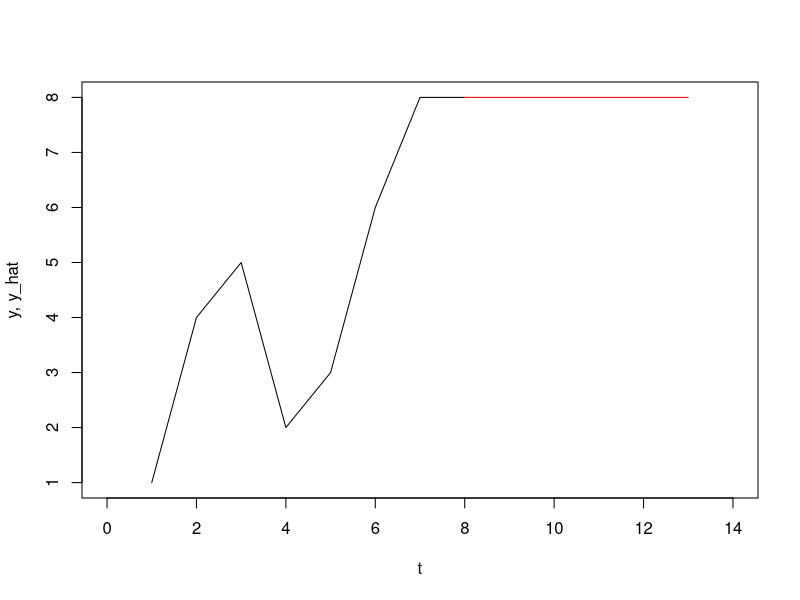
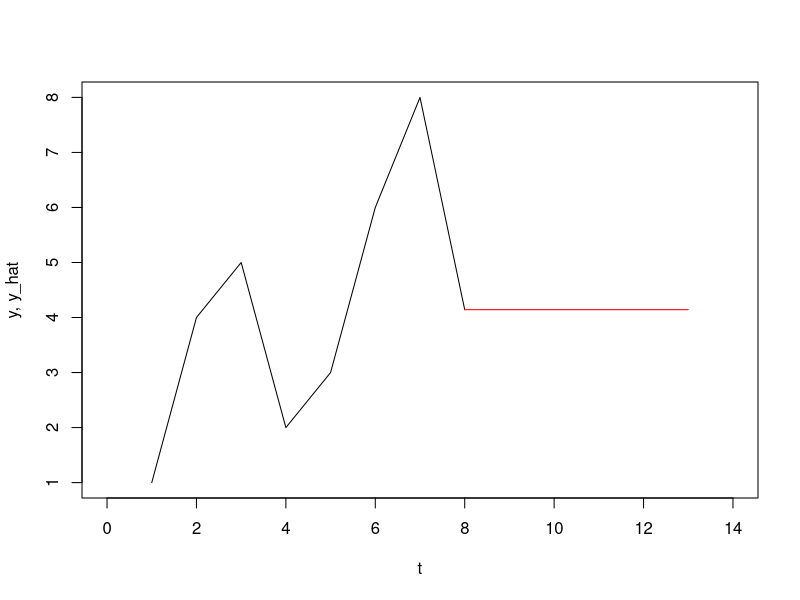

The R source for these figures, in order:
## ---- chunk 1
knitr::opts_chunk$set()

# Helper to plot dummy time series models for illustration purposes
# x: Numeric vector
# x_hat: Numeric vector of forecast values
# ...: Commands to pass to plot
plot_forecast <- function(y, y_hat, ...) {
    n_y <- length(y)
    n_yhat <- length(y_hat)
    plot(1:(n_y+1), c(y, y_hat[1]), type='l', xlim=c(0, n_y+n_yhat), ylab='y, y_hat', xlab='t', ...)
    lines((n_y+1):(n_y+n_yhat-1), y_hat[2:n_yhat], type='l', col='red')
}
## ---- chunk 2
forecast_naive <- function(y, h) {
    n <- length(y)
    y_hat <- rep(y[n], h)
    return( y_hat )
}
## ---- chunk 3
y <- c(1, 4, 5, 2, 3, 6, 8)
y_hat <- forecast_naive(y, h=7)

plot_forecast(y, y_hat)
## ---- chunk 4
forecast_avg <- function(y, h) {
    y_hat <- rep(mean(y), h)
    return( y_hat )
}
## ---- chunk 5
y_hat <- forecast_avg(y, h=7)
plot_forecast(y, y_hat)
## ---- chunk 6
y <- c(1, 2, 3, 4)

alpha <- 0.5

y_5_c <- c()

T <- length(y)
for (i in 1:T-1) {
    a <- alpha * (1 - alpha)^i * y[T - i] + (1 - alpha)^T * y[1]
    y_5_c <- append(a, y_5_c)
}

y_5 <- sum(y_5_c)

# ^ This is 1 too many, compare to ses(y, alpha=0.5, h=5)

